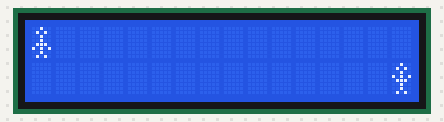
Bench run of a sketch on a simulated Arduino Uno, built with avr-gcc and run on an emulated ATmega328P. Shown: 16×2 character LCD.

Above: at 0.26 s.
At 2.67 s:
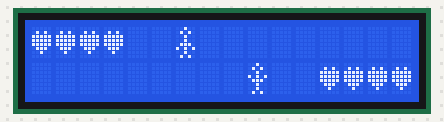
At 5.48 s:
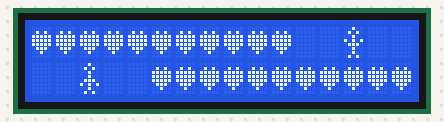
At 10.7 s:
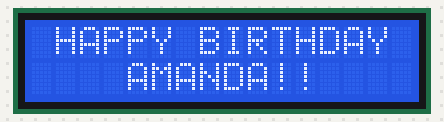
At 25.0 s:
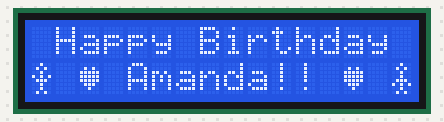
At 39.5 s:
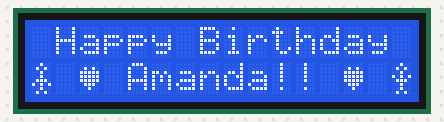

Measured:
- what the display in image 1 shows lasts 0.4 s, from 2.5 s to 2.9 s
- what the display in image 3 shows lasts 0.7 s, from 10.7 s to 11.4 s
- what the display in image 4 shows lasts 0.5 s, from 24.9 s to 25.4 s

The sketch:

BDay_LCD_Code.ino
```cpp
// include library code:
#include <LiquidCrystal.h>

// initialize the library with the numbers of the interface pins
LiquidCrystal lcd(12, 11, 5, 4, 3, 2);

// make custom characters:
byte heart[8] = {
  0b00000,
  0b01010,
  0b11111,
  0b11111,
  0b11111,
  0b01110,
  0b00100,
  0b00000
};

byte smiley[8] = {
  0b00000,
  0b00000,
  0b01010,
  0b00000,
  0b00000,
  0b10001,
  0b01110,
  0b00000
};

byte frownie[8] = {
  0b00000,
  0b00000,
  0b01010,
  0b00000,
  0b00000,
  0b00000,
  0b01110,
  0b10001
};

byte armsDown[8] = {
  0b00100,
  0b01010,
  0b00100,
  0b00100,
  0b01110,
  0b10101,
  0b00100,
  0b01010
};

byte armsUp[8] = {
  0b00100,
  0b01010,
  0b00100,
  0b10101,
  0b01110,
  0b00100,
  0b00100,
  0b01010
};

void setup() {
  // initialize LCD and set up the number of columns and rows:
  lcd.begin(16, 2);

  // creat new characters
  lcd.createChar(0, heart);
  lcd.createChar(1, smiley);
  lcd.createChar(2, frownie);
  lcd.createChar(3, armsDown);
  lcd.createChar(4, armsUp);
}

void walking_men(void);
void scrolling_text(void);
void final_screen(void);

void loop()
{

  walking_men();
  lcd.clear();

  scrolling_text();

  delay(500);

  final_screen();

}

// Functions

void final_screen(void)
{
  uint16_t delayTime = 500;

  lcd.setCursor(1,0);
  lcd.print("Happy Birthday");
  lcd.setCursor(4,1);
  lcd.print("Amanda!!");

  // draw hearts
  lcd.setCursor(2,1);
  lcd.write(byte(0));
  lcd.setCursor(13,1);
  lcd.write(byte(0));

  while (1)
  {
    lcd.setCursor(0, 1);
    // draw the little man, arms down:
    lcd.write(3);
    lcd.setCursor(15, 1);
    // draw the little man, arms up:
    lcd.write(4);
    delay(delayTime);
    lcd.setCursor(0, 1);
    // draw him arms up:
    lcd.write(4);
    lcd.setCursor(15, 1);
    // draw him arms down:
    lcd.write(3);
    delay(delayTime);
  }

}

// places man in location (x_pos, y_pos) with moving arms; moves for loops times with delay delayTime;

void walking_men(void)
{

  uint8_t iii;
  for (iii=0; iii<16; iii++)
  {
    // man walking right on row 0
    lcd.setCursor(iii,0);
    if (iii%2)
      lcd.write(4);
    else
      lcd.write(3);

    if (iii>2)
    {
      lcd.setCursor(iii-3, 0);
      lcd.write(byte(0));
    }

    // man walking left on row 1
    lcd.setCursor(15-iii,1);
    if (iii%2)
      lcd.write(3);
    else
      lcd.write(4);

    if (iii>2)
    {
      lcd.setCursor(18-iii, 1);
      lcd.write(byte(0));
    }

    uint8_t reverse = 15-iii;
    if (reverse > 250)
      reverse = 15;

    // remove men
    if (iii>0)
      { lcd.setCursor(iii-1, 0); }
    lcd.print(" ");
    if (iii<16)
      { lcd.setCursor(reverse+1, 1); }
    lcd.print(" ");

    delay(400);
  }
}

void scrolling_text(void)
{
  uint16_t delayTime = 200;
  lcd.setCursor(1,0);
  lcd.print("H");
  delay(delayTime);
  lcd.print("A");
  delay(delayTime);
  lcd.print("P");
  delay(delayTime);
  lcd.print("P");
  delay(delayTime);
  lcd.print("Y");
  delay(delayTime);
  lcd.print(" ");
  delay(delayTime);

  lcd.print("B");
  delay(delayTime);
  lcd.print("I");
  delay(delayTime);
  lcd.print("R");
  delay(delayTime);
  lcd.print("T");
  delay(delayTime);
  lcd.print("H");
  delay(delayTime);
  lcd.print("D");
  delay(delayTime);
  lcd.print("A");
  delay(delayTime);
  lcd.print("Y");
  delay(delayTime);

  lcd.setCursor(4,1);
  lcd.print("A");
  delay(delayTime);
  lcd.print("M");
  delay(delayTime);
  lcd.print("A");
  delay(delayTime);
  lcd.print("N");
  delay(delayTime);
  lcd.print("D");
  delay(delayTime);
  lcd.print("A");
  delay(delayTime);
  lcd.print("!");
  delay(delayTime);
  lcd.print("!");
  delay(delayTime);
}
```
